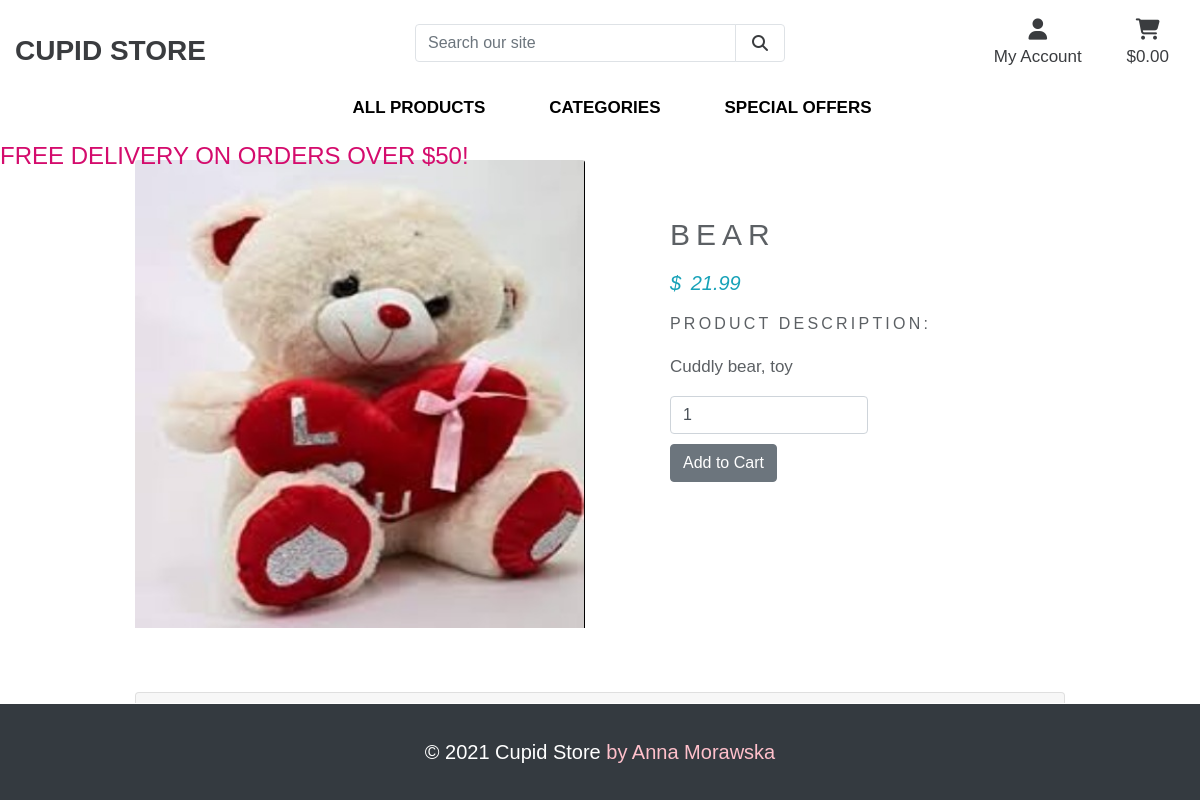
The app's page /products/2 with its own data.
### products/models.py (models this page shows, shortened)
class Product(models.Model):
    category = models.ForeignKey('Category', null=True, blank=True, on_delete=models.SET_NULL)
    sku = models.CharField(max_length=254, null=True, blank=True)
    name = models.CharField(max_length=254)
    description = models.TextField()
    price = models.DecimalField(max_digits=6, decimal_places=2)
    image = models.ImageField(null=True, blank=True)

### products/views.py (the view)
# urls.py: path('<product_id>', views.product_detail, name='product_detail'),
def product_detail(request, product_id):
    product = get_object_or_404(Product, pk=product_id)
    context = {
        'product': product,
       }
    if request.method == 'POST' and request.user.is_authenticated and request.POST['content'].strip() != '':
        review = Review.objects.create(product=product,
            content=request.POST['content'])
        review.save()
    return render(request, 'products/product_detail.html', context)

### cart/contexts.py (called while the page is built, shortened)
def cart_contents(request):
    cart_items = []
    total = 0
    product_count = 0
    cart = request.session.get('cart', {})
    if total < settings.FREE_DELIVERY_THRESHOLD:
        delivery = total * Decimal(settings.STANDARD_DELIVERY_PERCENTAGE / 100)
        free_delivery_delta = settings.FREE_DELIVERY_THRESHOLD - total
    else:
        delivery = 0
        free_delivery_delta = 0
    grand_total = delivery + total
    context = {
        'cart_items': cart_items,
        'total': total,
        'product_count': product_count,
        'delivery': delivery,
        'free_delivery_delta': free_delivery_delta,
        'free_delivery_threshold': settings.FREE_DELIVERY_THRESHOLD,
        'grand_total': grand_total,
    }
    return context

### products/templates/products/product_detail.html (shortened to what this page needs)
{% extends 'base.html' %}
{% load static %}
{% block content %}
<div class="overlay container py-5">
  <div class="row mt-5">
    <div class="col-10 mx-auto col-md-6 my-3">
       <div class="image-container my-5">
                    {% if product.image %}
                        <a href="{{ product.image.url }}" target="_blank">
                            <img class="card-img-top img-fluid" src="{{ product.image.url }}" alt="{{ product.name }}">
                        </a>
                        {% else %}
                        <a href="">
                            <img class="card-img-top img-fluid" src="{{ MEDIA_URL }}noimage.png" alt="{{ product.name }}">
                        </a>
                    {% endif %}
                </div>
    </div>
    <div class="wrap col-10 mx-auto col-md-6 my-3">
      <div class="">
        <h1 class=" product_title">{{product.name}}</h1>
        <h5 class="text-info font-italic mb-3">
          <span class=" product-price mr-1">$</span> {{product.price}}
        </h5>
        <p class="product_description ">Product Description:</p>
        <p class="text-justify product_text">{{product.description}}</p>
        {% if product.stock <= 0 %}
        <p class="text-justify product_text"><b>Out of Stock</b></p>
        {% else %}
          <form  action="{% url 'add_cart' product.id %}" method="POST" class="btn-block">
            <input class="form-control"  style="width: 50%;" type="number" min='1' step='1' name='quantity' value="1"  required/>
            <button type="submit" style="margin-top: 10px;" class="btn btn-secondary"
              value="Add To Cart">Add to Cart</button>
          </form>
        {% endif %}
      </div>
    </div>
  </div>
  <div class="card">
  <div class="card-header">
    <h4>Reviews</h4>
  </div>
</div>
</div>
{% endblock %}

### static/css/base.css (style rules this page uses)
* { margin:0; padding:0; }
body { margin:0; font-family: Arial, "Helvetica Neue", Helvetica, sans-serif; font-size:17px; color: rgb(92, 96, 100); line-height:1.6; }
.product_title { font-size: 20px; text-transform: uppercase; letter-spacing: .2em; padding-top: 15px; padding-bottom: 10px; }
.product_text { padding-right: 20px; }
.product_description { font-size: 16px; text-transform: uppercase; letter-spacing: .2em; }
@media (min-width: 1200px) { .container { max-width: 80%; } }

### products/templates/products/product_detail.html (style rules this page uses)
.product_title { font-size: 30px; text-transform: uppercase; letter-spacing: .2em; padding-top: 15px; padding-bottom: 10px; }
.product_text { padding-right: 20px; }
.product_description { font-size: 16px; text-transform: uppercase; letter-spacing: .2em; }
@media (min-width: 768px) { .product_title { margin-top: 90px; } }
@media (min-width: 768px) { .wrap { padding-left: 70px; } }

### records on screen
Product: image (picture), name "BEAR", price "21.99", description "Cuddly bear, toy"

### other values on screen
{{ free_delivery_threshold }} "50"
